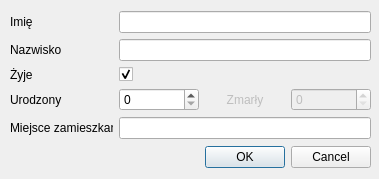
<?xml version="1.0" encoding="UTF-8"?>
<ui version="4.0">
 <class>DialogAddPerson</class>
 <widget class="QDialog" name="DialogAddPerson">
  <property name="geometry">
   <rect>
    <x>0</x>
    <y>0</y>
    <width>379</width>
    <height>179</height>
   </rect>
  </property>
  <property name="windowTitle">
   <string>Dodaj Osobę</string>
  </property>
  <property name="windowOpacity">
   <double>1.000000000000000</double>
  </property>
  <widget class="QWidget" name="">
   <property name="geometry">
    <rect>
     <x>10</x>
     <y>10</y>
     <width>361</width>
     <height>161</height>
    </rect>
   </property>
   <layout class="QGridLayout" name="gridLayout_2">
    <item row="0" column="0">
     <layout class="QGridLayout" name="gridLayout">
      <item row="0" column="0">
       <widget class="QLabel" name="nameLabel">
        <property name="text">
         <string>Imię</string>
        </property>
       </widget>
      </item>
      <item row="0" column="1" colspan="3">
       <widget class="QLineEdit" name="nameInput"/>
      </item>
      <item row="1" column="0">
       <widget class="QLabel" name="surnameLabel">
        <property name="text">
         <string>Nazwisko</string>
        </property>
       </widget>
      </item>
      <item row="1" column="1" colspan="3">
       <widget class="QLineEdit" name="surnameInput"/>
      </item>
      <item row="2" column="0">
       <widget class="QLabel" name="deadLabel">
        <property name="text">
         <string>Żyje</string>
        </property>
       </widget>
      </item>
      <item row="2" column="1" colspan="2">
       <widget class="QCheckBox" name="aliveCheckBox">
        <property name="text">
         <string/>
        </property>
        <property name="checked">
         <bool>true</bool>
        </property>
       </widget>
      </item>
      <item row="3" column="0">
       <widget class="QLabel" name="bornLabel">
        <property name="text">
         <string>Urodzony</string>
        </property>
       </widget>
      </item>
      <item row="3" column="1">
       <widget class="QSpinBox" name="bornDateInput">
        <property name="maximum">
         <number>10000</number>
        </property>
       </widget>
      </item>
      <item row="3" column="3">
       <widget class="QSpinBox" name="deathDateInput">
        <property name="enabled">
         <bool>false</bool>
        </property>
        <property name="maximum">
         <number>10000</number>
        </property>
       </widget>
      </item>
      <item row="4" column="0">
       <widget class="QLabel" name="placeLabel">
        <property name="enabled">
         <bool>true</bool>
        </property>
        <property name="sizePolicy">
         <sizepolicy hsizetype="Preferred" vsizetype="Preferred">
          <horstretch>0</horstretch>
          <verstretch>0</verstretch>
         </sizepolicy>
        </property>
        <property name="minimumSize">
         <size>
          <width>103</width>
          <height>0</height>
         </size>
        </property>
        <property name="maximumSize">
         <size>
          <width>103</width>
          <height>16777215</height>
         </size>
        </property>
        <property name="locale">
         <locale language="Polish" country="Poland"/>
        </property>
        <property name="text">
         <string>Miejsce zamieszkania</string>
        </property>
       </widget>
      </item>
      <item row="4" column="1" colspan="3">
       <widget class="QLineEdit" name="placeInput"/>
      </item>
      <item row="3" column="2">
       <widget class="QLabel" name="deathLabel">
        <property name="enabled">
         <bool>false</bool>
        </property>
        <property name="text">
         <string>Zmarły</string>
        </property>
        <property name="alignment">
         <set>Qt::AlignCenter</set>
        </property>
       </widget>
      </item>
     </layout>
    </item>
    <item row="1" column="0">
     <widget class="QDialogButtonBox" name="buttonBox">
      <property name="orientation">
       <enum>Qt::Horizontal</enum>
      </property>
      <property name="standardButtons">
       <set>QDialogButtonBox::Cancel|QDialogButtonBox::Ok</set>
      </property>
     </widget>
    </item>
   </layout>
  </widget>
 </widget>
 <tabstops>
  <tabstop>nameInput</tabstop>
  <tabstop>surnameInput</tabstop>
  <tabstop>aliveCheckBox</tabstop>
  <tabstop>bornDateInput</tabstop>
  <tabstop>deathDateInput</tabstop>
  <tabstop>placeInput</tabstop>
 </tabstops>
 <resources/>
 <connections>
  <connection>
   <sender>buttonBox</sender>
   <signal>accepted()</signal>
   <receiver>DialogAddPerson</receiver>
   <slot>accept()</slot>
   <hints>
    <hint type="sourcelabel">
     <x>229</x>
     <y>161</y>
    </hint>
    <hint type="destinationlabel">
     <x>157</x>
     <y>178</y>
    </hint>
   </hints>
  </connection>
  <connection>
   <sender>buttonBox</sender>
   <signal>rejected()</signal>
   <receiver>DialogAddPerson</receiver>
   <slot>reject()</slot>
   <hints>
    <hint type="sourcelabel">
     <x>297</x>
     <y>167</y>
    </hint>
    <hint type="destinationlabel">
     <x>286</x>
     <y>178</y>
    </hint>
   </hints>
  </connection>
 </connections>
</ui>
